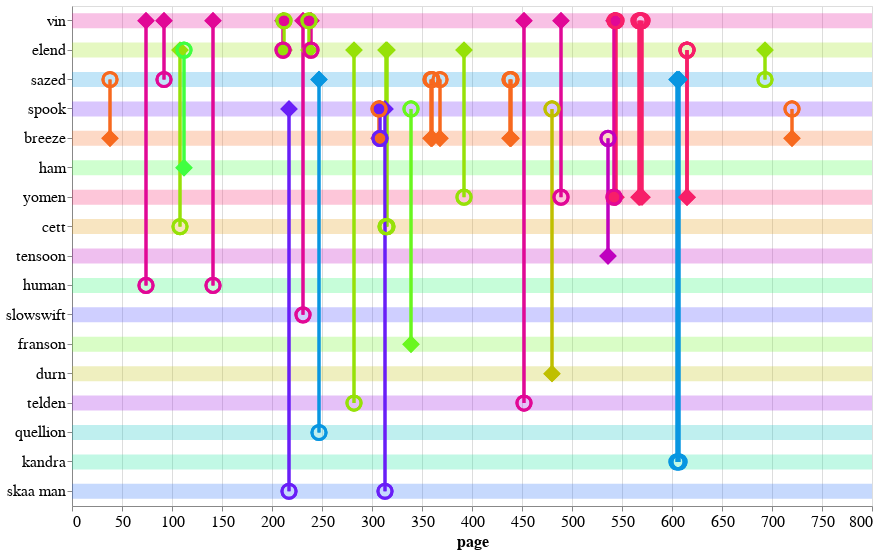

The notebook cell this image was saved under:
### Code cell
plot_eyebrow_connections_int(ha_plot_df,'ha_eyebrow_conn_int')

### Figure 1 — Vega-Lite specification as saved in the notebook (floating-point values rounded to 4 significant figures)
{"config": {"view": {"continuousWidth": 400, "continuousHeight": 300}, "axis": {"labelFontSize": 16, "titleFontSize": 16}}, "layer": [{"data": {"name": "data-c2b034b7711d284c4c74e7d50ce0ea70"}, "mark": "rule", "encoding": {"color": {"type": "nominal", "field": "character_draw", "legend": null, "scale": {"scheme": "sinebow"}}, "opacity": {"condition": {"value": 0.25, "selection": "selector003"}, "value": 0.05}, "size": {"value": 15}, "y": {"type": "nominal", "field": "character_draw", "sort": null}}, "selection": {"selector003": {"type": "multi", "on": "mouseover", "fields": ["character_draw"], "nearest": true}}}, {"data": {"name": "data-b51d5bbfa6cf4ef2c7ac5d7107e4bc90"}, "mark": "point", "encoding": {"color": {"type": "nominal", "field": "source", "legend": null, "scale": {"scheme": "sinebow"}}, "opacity": {"value": 0}, "tooltip": [{"type": "nominal", "field": "source"}, {"type": "nominal", "field": "target"}, {"type": "quantitative", "field": "page"}], "x": {"type": "quantitative", "field": "page"}, "y": {"type": "nominal", "axis": {"title": null}, "field": "character_draw", "sort": null}}}, {"data": {"name": "data-b51d5bbfa6cf4ef2c7ac5d7107e4bc90"}, "mark": "rule", "encoding": {"color": {"type": "nominal", "field": "source", "legend": null, "scale": {"scheme": "sinebow"}}, "opacity": {"condition": {"value": 1, "selection": "selector003"}, "value": 0.15}, "size": {"condition": {"value": 3, "selection": "selector003"}, "value": 1}, "tooltip": [{"type": "nominal", "field": "source"}, {"type": "nominal", "field": "target"}, {"type": "quantitative", "field": "page"}], "x": {"type": "quantitative", "field": "page"}, "y": {"type": "nominal", "field": "source", "sort": null}, "y2": {"field": "target"}}}, {"data": {"name": "data-b51d5bbfa6cf4ef2c7ac5d7107e4bc90"}, "mark": {"type": "point", "filled": true, "shape": "diamond"}, "encoding": {"color": {"type": "nominal", "field": "source", "legend": null, "scale": {"scheme": "sinebow"}}, "opacity": {"value": 1}, "size": {"condition": {"value": 300, "selection": "selector003"}, "value": 100}, "tooltip": [{"type": "nominal", "field": "source"}, {"type": "nominal", "field": "target"}, {"type": "quantitative", "field": "page"}], "x": {"type": "quantitative", "field": "page"}, "y": {"type": "nominal", "field": "source", "sort": null}}}, {"data": {"name": "data-b51d5bbfa6cf4ef2c7ac5d7107e4bc90"}, "mark": "point", "encoding": {"color": {"type": "nominal", "field": "source", "legend": null, "scale": {"scheme": "sinebow"}}, "opacity": {"value": 1}, "size": {"condition": {"value": 200, "selection": "selector003"}, "value": 100}, "strokeWidth": {"condition": {"value": 3, "selection": "selector003"}, "value": 1}, "tooltip": [{"type": "nominal", "field": "source"}, {"type": "nominal", "field": "target"}, {"type": "quantitative", "field": "page"}], "x": {"type": "quantitative", "field": "page"}, "y": {"type": "nominal", "field": "target", "sort": null}}}], "height": 500, "width": 800, "$schema": "https://vega.github.io/schema/vega-lite/v4.0.2.json", "datasets": {"data-c2b034b7711d284c4c74e7d50ce0ea70": [{"character_draw": "vin"}, {"character_draw": "elend"}, {"character_draw": "sazed"}, {"character_draw": "spook"}, {"character_draw": "breeze"}, {"character_draw": "ham"}, {"character_draw": "yomen"}, {"character_draw": "cett"}, {"character_draw": "tensoon"}, {"character_draw": "human"}, {"character_draw": "slowswift"}, {"character_draw": "franson"}, {"character_draw": "durn"}, {"character_draw": "telden"}, {"character_draw": "quellion"}, {"character_draw": "kandra"}, {"character_draw": "skaa man"}], "data-b51d5bbfa6cf4ef2c7ac5d7107e4bc90": [{"idx": 108, "eyebrow": "target", "character_draw": "vin", "page": 212, "source": "elend", "target": "vin", "book": 3, "char_order": "vin"}, {"idx": 133, "eyebrow": "target", "character_draw": "vin", "page": 544, "source": "yomen", "target": "vin", "book": 3, "char_order": "vin"}, {"idx": 134, "eyebrow": "target", "character_draw": "vin", "page": 567, "source": "yomen", "target": "vin", "book": 3, "char_order": "vin"}, {"idx": 135, "eyebrow": "target", "character_draw": "vin", "page": 568, "source": "yomen", "target": "vin", "book": 3, "char_order": "vin"}, {"idx": 129, "eyebrow": "source", "character_draw": "vin", "page": 489, "source": "vin", "target": "yomen", "book": 3, "char_order": "vin"}, {"idx": 112, "eyebrow": "source", "character_draw": "vin", "page": 239, "source": "vin", "target": "elend", "book": 3, "char_order": "vin"}, {"idx": 111, "eyebrow": "target", "character_draw": "vin", "page": 237, "source": "elend", "target": "vin", "book": 3, "char_order": "vin"}, {"idx": 127, "eyebrow": "source", "character_draw": "vin", "page": 452, "source": "vin", "target": "telden", "book": 3, "char_order": "vin"}, {"idx": 136, "eyebrow": "target", "character_draw": "vin", "page": 570, "source": "yomen", "target": "vin", "book": 3, "char_order": "vin"}, {"idx": 110, "eyebrow": "source", "character_draw": "vin", "page": 231, "source": "vin", "target": "slowswift", "book": 3, "char_order": "vin"}, {"idx": 132, "eyebrow": "target", "character_draw": "vin", "page": 543, "source": "yomen", "target": "vin", "book": 3, "char_order": "vin"}, {"idx": 107, "eyebrow": "source", "character_draw": "vin", "page": 211, "source": "vin", "target": "elend", "book": 3, "char_order": "vin"}, {"idx": 131, "eyebrow": "source", "character_draw": "vin", "page": 542, "source": "vin", "target": "yomen", "book": 3, "char_order": "vin"}, {"idx": 106, "eyebrow": "source", "character_draw": "vin", "page": 141, "source": "vin", "target": "human", "book": 3, "char_order": "vin"}, {"idx": 102, "eyebrow": "source", "character_draw": "vin", "page": 74, "source": "vin", "target": "human", "book": 3, "char_order": "vin"}, {"idx": 103, "eyebrow": "source", "character_draw": "vin", "page": 92, "source": "vin", "target": "sazed", "book": 3, "char_order": "vin"}, {"idx": 107, "eyebrow": "target", "character_draw": "elend", "page": 211, "source": "vin", "target": "elend", "book": 3, "char_order": "elend"}, {"idx": 124, "eyebrow": "source", "character_draw": "elend", "page": 392, "source": "elend", "target": "yomen", "book": 3, "char_order": "elend"}, {"idx": 114, "eyebrow": "source", "character_draw": "elend", "page": 282, "source": "elend", "target": "telden", "book": 3, "char_order": "elend"}, {"idx": 112, "eyebrow": "target", "character_draw": "elend", "page": 239, "source": "vin", "target": "elend", "book": 3, "char_order": "elend"}, {"idx": 119, "eyebrow": "source", "character_draw": "elend", "page": 315, "source": "elend", "target": "cett", "book": 3, "char_order": "elend"}, {"idx": 104, "eyebrow": "source", "character_draw": "elend", "page": 108, "source": "elend", "target": "cett", "book": 3, "char_order": "elend"}, {"idx": 141, "eyebrow": "source", "character_draw": "elend", "page": 693, "source": "elend", "target": "sazed", "book": 3, "char_order": "elend"}, {"idx": 140, "eyebrow": "target", "character_draw": "elend", "page": 615, "source": "yomen", "target": "elend", "book": 3, "char_order": "elend"}, {"idx": 105, "eyebrow": "target", "character_draw": "elend", "page": 112, "source": "ham", "target": "elend", "book": 3, "char_order": "elend"}, {"idx": 118, "eyebrow": "source", "character_draw": "elend", "page": 314, "source": "elend", "target": "cett", "book": 3, "char_order": "elend"}, {"idx": 108, "eyebrow": "source", "character_draw": "elend", "page": 212, "source": "elend", "target": "vin", "book": 3, "char_order": "elend"}, {"idx": 139, "eyebrow": "target", "character_draw": "elend", "page": 615, "source": "yomen", "target": "elend", "book": 3, "char_order": "elend"}, {"idx": 111, "eyebrow": "source", "character_draw": "elend", "page": 237, "source": "elend", "target": "vin", "book": 3, "char_order": "elend"}, {"idx": 125, "eyebrow": "target", "character_draw": "sazed", "page": 438, "source": "breeze", "target": "sazed", "book": 3, "char_order": "sazed"}, {"idx": 126, "eyebrow": "target", "character_draw": "sazed", "page": 439, "source": "breeze", "target": "sazed", "book": 3, "char_order": "sazed"}, {"idx": 121, "eyebrow": "target", "character_draw": "sazed", "page": 359, "source": "breeze", "target": "sazed", "book": 3, "char_order": "sazed"}, {"idx": 123, "eyebrow": "target", "character_draw": "sazed", "page": 368, "source": "breeze", "target": "sazed", "book": 3, "char_order": "sazed"}, {"idx": 137, "eyebrow": "source", "character_draw": "sazed", "page": 605, "source": "sazed", "target": "kandra", "book": 3, "char_order": "sazed"}, {"idx": 138, "eyebrow": "source", "character_draw": "sazed", "page": 607, "source": "sazed", "target": "kandra", "book": 3, "char_order": "sazed"}, {"idx": 103, "eyebrow": "target", "character_draw": "sazed", "page": 92, "source": "vin", "target": "sazed", "book": 3, "char_order": "sazed"}, {"idx": 141, "eyebrow": "target", "character_draw": "sazed", "page": 693, "source": "elend", "target": "sazed", "book": 3, "char_order": "sazed"}, {"idx": 101, "eyebrow": "target", "character_draw": "sazed", "page": 38, "source": "breeze", "target": "sazed", "book": 3, "char_order": "sazed"}, {"idx": 113, "eyebrow": "source", "character_draw": "sazed", "page": 247, "source": "sazed", "target": "quellion", "book": 3, "char_order": "sazed"}, {"idx": 122, "eyebrow": "target", "character_draw": "sazed", "page": 360, "source": "breeze", "target": "sazed", "book": 3, "char_order": "sazed"}, {"idx": 128, "eyebrow": "target", "character_draw": "spook", "page": 480, "source": "durn", "target": "spook", "book": 3, "char_order": "spook"}, {"idx": 142, "eyebrow": "target", "character_draw": "spook", "page": 720, "source": "breeze", "target": "spook", "book": 3, "char_order": "spook"}, {"idx": 109, "eyebrow": "source", "character_draw": "spook", "page": 217, "source": "spook", "target": "skaa man", "book": 3, "char_order": "spook"}, {"idx": 120, "eyebrow": "target", "character_draw": "spook", "page": 339, "source": "franson", "target": "spook", "book": 3, "char_order": "spook"}, {"idx": 115, "eyebrow": "target", "character_draw": "spook", "page": 307, "source": "breeze", "target": "spook", "book": 3, "char_order": "spook"}, {"idx": 116, "eyebrow": "source", "character_draw": "spook", "page": 308, "source": "spook", "target": "breeze", "book": 3, "char_order": "spook"}, {"idx": 117, "eyebrow": "source", "character_draw": "spook", "page": 313, "source": "spook", "target": "skaa man", "book": 3, "char_order": "spook"}, {"idx": 122, "eyebrow": "source", "character_draw": "breeze", "page": 360, "source": "breeze", "target": "sazed", "book": 3, "char_order": "breeze"}, {"idx": 115, "eyebrow": "source", "character_draw": "breeze", "page": 307, "source": "breeze", "target": "spook", "book": 3, "char_order": "breeze"}, {"idx": 142, "eyebrow": "source", "character_draw": "breeze", "page": 720, "source": "breeze", "target": "spook", "book": 3, "char_order": "breeze"}, {"idx": 130, "eyebrow": "target", "character_draw": "breeze", "page": 536, "source": "tensoon", "target": "breeze", "book": 3, "char_order": "breeze"}, {"idx": 116, "eyebrow": "target", "character_draw": "breeze", "page": 308, "source": "spook", "target": "breeze", "book": 3, "char_order": "breeze"}, {"idx": 101, "eyebrow": "source", "character_draw": "breeze", "page": 38, "source": "breeze", "target": "sazed", "book": 3, "char_order": "breeze"}, {"idx": 126, "eyebrow": "source", "character_draw": "breeze", "page": 439, "source": "breeze", "target": "sazed", "book": 3, "char_order": "breeze"}, {"idx": 121, "eyebrow": "source", "character_draw": "breeze", "page": 359, "source": "breeze", "target": "sazed", "book": 3, "char_order": "breeze"}, {"idx": 125, "eyebrow": "source", "character_draw": "breeze", "page": 438, "source": "breeze", "target": "sazed", "book": 3, "char_order": "breeze"}, {"idx": 123, "eyebrow": "source", "character_draw": "breeze", "page": 368, "source": "breeze", "target": "sazed", "book": 3, "char_order": "breeze"}, {"idx": 105, "eyebrow": "source", "character_draw": "ham", "page": 112, "source": "ham", "target": "elend", "book": 3, "char_order": "ham"}, {"idx": 135, "eyebrow": "source", "character_draw": "yomen", "page": 568, "source": "yomen", "target": "vin", "book": 3, "char_order": "yomen"}, {"idx": 140, "eyebrow": "source", "character_draw": "yomen", "page": 615, "source": "yomen", "target": "elend", "book": 3, "char_order": "yomen"}, {"idx": 139, "eyebrow": "source", "character_draw": "yomen", "page": 615, "source": "yomen", "target": "elend", "book": 3, "char_order": "yomen"}, {"idx": 136, "eyebrow": "source", "character_draw": "yomen", "page": 570, "source": "yomen", "target": "vin", "book": 3, "char_order": "yomen"}, {"idx": 134, "eyebrow": "source", "character_draw": "yomen", "page": 567, "source": "yomen", "target": "vin", "book": 3, "char_order": "yomen"}, {"idx": 133, "eyebrow": "source", "character_draw": "yomen", "page": 544, "source": "yomen", "target": "vin", "book": 3, "char_order": "yomen"}, {"idx": 132, "eyebrow": "source", "character_draw": "yomen", "page": 543, "source": "yomen", "target": "vin", "book": 3, "char_order": "yomen"}, {"idx": 124, "eyebrow": "target", "character_draw": "yomen", "page": 392, "source": "elend", "target": "yomen", "book": 3, "char_order": "yomen"}, {"idx": 131, "eyebrow": "target", "character_draw": "yomen", "page": 542, "source": "vin", "target": "yomen", "book": 3, "char_order": "yomen"}, {"idx": 129, "eyebrow": "target", "character_draw": "yomen", "page": 489, "source": "vin", "target": "yomen", "book": 3, "char_order": "yomen"}, {"idx": 104, "eyebrow": "target", "character_draw": "cett", "page": 108, "source": "elend", "target": "cett", "book": 3, "char_order": "cett"}, {"idx": 118, "eyebrow": "target", "character_draw": "cett", "page": 314, "source": "elend", "target": "cett", "book": 3, "char_order": "cett"}, {"idx": 119, "eyebrow": "target", "character_draw": "cett", "page": 315, "source": "elend", "target": "cett", "book": 3, "char_order": "cett"}, {"idx": 130, "eyebrow": "source", "character_draw": "tensoon", "page": 536, "source": "tensoon", "target": "breeze", "book": 3, "char_order": "tensoon"}, {"idx": 106, "eyebrow": "target", "character_draw": "human", "page": 141, "source": "vin", "target": "human", "book": 3, "char_order": "human"}, {"idx": 102, "eyebrow": "target", "character_draw": "human", "page": 74, "source": "vin", "target": "human", "book": 3, "char_order": "human"}, {"idx": 110, "eyebrow": "target", "character_draw": "slowswift", "page": 231, "source": "vin", "target": "slowswift", "book": 3, "char_order": "slowswift"}, {"idx": 120, "eyebrow": "source", "character_draw": "franson", "page": 339, "source": "franson", "target": "spook", "book": 3, "char_order": "franson"}, {"idx": 128, "eyebrow": "source", "character_draw": "durn", "page": 480, "source": "durn", "target": "spook", "book": 3, "char_order": "durn"}, {"idx": 114, "eyebrow": "target", "character_draw": "telden", "page": 282, "source": "elend", "target": "telden", "book": 3, "char_order": "telden"}, {"idx": 127, "eyebrow": "target", "character_draw": "telden", "page": 452, "source": "vin", "target": "telden", "book": 3, "char_order": "telden"}, {"idx": 113, "eyebrow": "target", "character_draw": "quellion", "page": 247, "source": "sazed", "target": "quellion", "book": 3, "char_order": "quellion"}, {"idx": 137, "eyebrow": "target", "character_draw": "kandra", "page": 605, "source": "sazed", "target": "kandra", "book": 3, "char_order": "kandra"}, {"idx": 138, "eyebrow": "target", "character_draw": "kandra", "page": 607, "source": "sazed", "target": "kandra", "book": 3, "char_order": "kandra"}, {"idx": 109, "eyebrow": "target", "character_draw": "skaa man", "page": 217, "source": "spook", "target": "skaa man", "book": 3, "char_order": "skaa man"}, {"idx": 117, "eyebrow": "target", "character_draw": "skaa man", "page": 313, "source": "spook", "target": "skaa man", "book": 3, "char_order": "skaa man"}]}}
